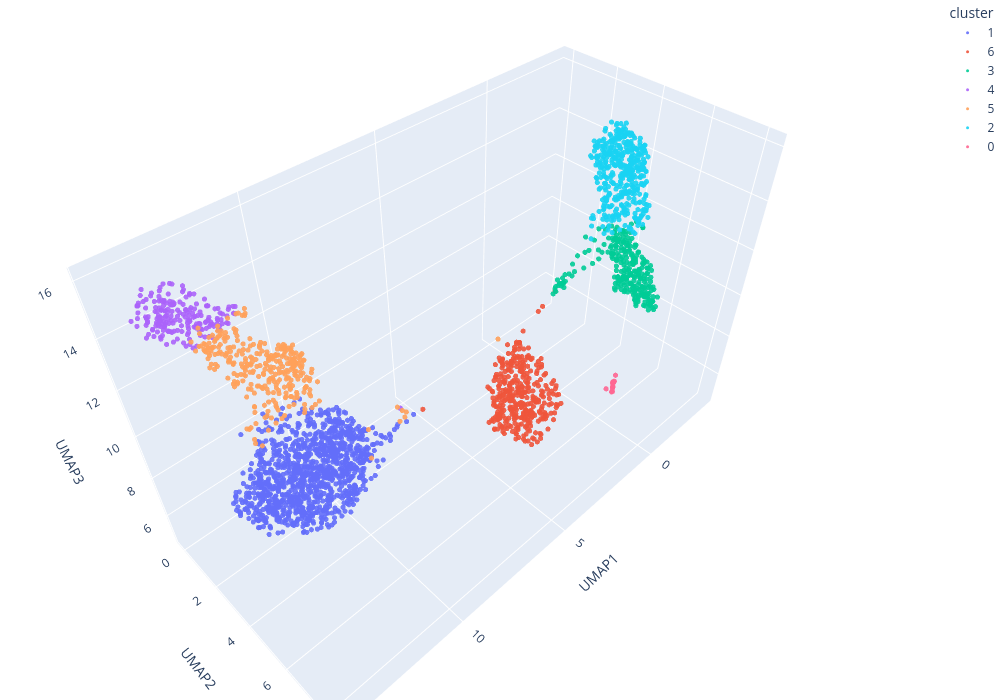

Notebook code for this chart:
### Markdown cell above
### 3.4 Plot data: 3D and interactive

### Code cell
# Plot a 3D UMAP
umap3d = umap.UMAP(
    n_neighbors=10,
    min_dist=0.5,
    n_components=3,
    random_state=0
)

X_umap3d = umap3d.fit_transform(X_pca)
data.obsm["X_umap3d_sklearn"] = X_umap3d

# DataFrame for plotting
df_plot = pd.DataFrame(
    X_umap3d,
    columns=["UMAP1", "UMAP2", "UMAP3"]
)
df_plot["cluster"] = data.obs["clusters_kmeans"].values

fig = px.scatter_3d(
    df_plot,
    x="UMAP1",
    y="UMAP2",
    z="UMAP3",
    color="cluster",
    opacity=0.9
)

fig.update_traces(marker=dict(size=3))
fig.update_layout(
    width=1000,
    height=700,
    margin=dict(l=0, r=0, b=0, t=0),
)
fig.show()
# save the plot
fig.write_html("umap3d_interactive.html")

### Figure 1 — Plotly figure (JSON) as saved in the notebook; plotly's stock layout.template omitted (floating-point values rounded to 4 significant figures; data arrays with more than 128 entries replaced by an {"elided": "..."} marker saying what was removed)
{"data": [{"hovertemplate": "cluster=1<br>UMAP1=%{x}<br>UMAP2=%{y}<br>UMAP3=%{z}<extra></extra>", "legendgroup": "1", "marker": {"color": "#636efa", "opacity": 0.9, "size": 3, "symbol": "circle"}, "mode": "markers", "name": "1", "scene": "scene", "showlegend": true, "type": "scatter3d", "x": {"elided": "1144 float values"}, "y": {"elided": "1144 float values"}, "z": {"elided": "1144 float values"}}, {"hovertemplate": "cluster=6<br>UMAP1=%{x}<br>UMAP2=%{y}<br>UMAP3=%{z}<extra></extra>", "legendgroup": "6", "marker": {"color": "#EF553B", "opacity": 0.9, "size": 3, "symbol": "circle"}, "mode": "markers", "name": "6", "scene": "scene", "showlegend": true, "type": "scatter3d", "x": {"elided": "354 float values"}, "y": {"elided": "354 float values"}, "z": {"elided": "354 float values"}}, {"hovertemplate": "cluster=3<br>UMAP1=%{x}<br>UMAP2=%{y}<br>UMAP3=%{z}<extra></extra>", "legendgroup": "3", "marker": {"color": "#00cc96", "opacity": 0.9, "size": 3, "symbol": "circle"}, "mode": "markers", "name": "3", "scene": "scene", "showlegend": true, "type": "scatter3d", "x": {"elided": "269 float values"}, "y": {"elided": "269 float values"}, "z": {"elided": "269 float values"}}, {"hovertemplate": "cluster=4<br>UMAP1=%{x}<br>UMAP2=%{y}<br>UMAP3=%{z}<extra></extra>", "legendgroup": "4", "marker": {"color": "#ab63fa", "opacity": 0.9, "size": 3, "symbol": "circle"}, "mode": "markers", "name": "4", "scene": "scene", "showlegend": true, "type": "scatter3d", "x": {"elided": "192 float values"}, "y": {"elided": "192 float values"}, "z": {"elided": "192 float values"}}, {"hovertemplate": "cluster=5<br>UMAP1=%{x}<br>UMAP2=%{y}<br>UMAP3=%{z}<extra></extra>", "legendgroup": "5", "marker": {"color": "#FFA15A", "opacity": 0.9, "size": 3, "symbol": "circle"}, "mode": "markers", "name": "5", "scene": "scene", "showlegend": true, "type": "scatter3d", "x": {"elided": "314 float values"}, "y": {"elided": "314 float values"}, "z": {"elided": "314 float values"}}, {"hovertemplate": "cluster=2<br>UMAP1=%{x}<br>UMAP2=%{y}<br>UMAP3=%{z}<extra></extra>", "legendgroup": "2", "marker": {"color": "#19d3f3", "opacity": 0.9, "size": 3, "symbol": "circle"}, "mode": "markers", "name": "2", "scene": "scene", "showlegend": true, "type": "scatter3d", "x": {"elided": "415 float values"}, "y": {"elided": "415 float values"}, "z": {"elided": "415 float values"}}, {"hovertemplate": "cluster=0<br>UMAP1=%{x}<br>UMAP2=%{y}<br>UMAP3=%{z}<extra></extra>", "legendgroup": "0", "marker": {"color": "#FF6692", "opacity": 0.9, "size": 3, "symbol": "circle"}, "mode": "markers", "name": "0", "scene": "scene", "showlegend": true, "type": "scatter3d", "x": [-0.388, -0.5334, -0.3086, -0.2389, -0.4449, -0.4484, -0.2259, -0.4224, -0.3558, -0.4703, -0.2382, -0.4597], "y": [6.224, 6.174, 6.275, 6.313, 6.207, 6.17, 6.056, 6.165, 6.262, 6.154, 6.347, 6.213], "z": [6.115, 6.599, 6.099, 5.999, 6.303, 6.27, 5.99, 6.242, 6.176, 6.276, 6.047, 6.353]}], "layout": {"height": 700, "legend": {"title": {"text": "cluster"}, "tracegroupgap": 0}, "margin": {"b": 0, "l": 0, "r": 0, "t": 0}, "scene": {"aspectmode": "auto", "aspectratio": {"x": 1.495, "y": 0.7121, "z": 0.9392}, "camera": {"center": {"x": 0, "y": 0, "z": 0}, "eye": {"x": 1.111, "y": 1.142, "z": 1.487}, "projection": {"type": "perspective"}, "up": {"x": 0, "y": 0, "z": 1}}, "domain": {"x": [0, 1], "y": [0, 1]}, "xaxis": {"title": {"text": "UMAP1"}, "type": "linear"}, "yaxis": {"title": {"text": "UMAP2"}, "type": "linear"}, "zaxis": {"title": {"text": "UMAP3"}, "type": "linear"}}, "width": 1000}}
